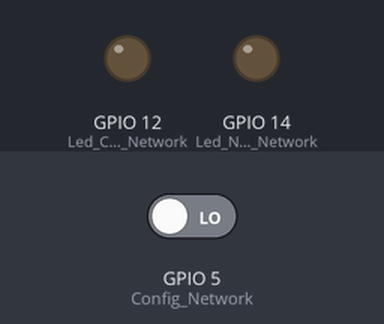
Bench run of a sketch on a simulated ESP8266 (NodeMCU). On the bench: output pins drawn as LEDs (lit = HIGH). The inputs (shaded band) are chosen by the test bench; at power-on: GPIO 5 (Config_Network) LOW. WiFi joins after 1.5 s; servers stay silent unless stated; storage starts empty; no MQTT or app messages arrive unless stated; what the sketch prints to the serial monitor is not drawn.

Above: at 0.1 s.
At 8.5 s:
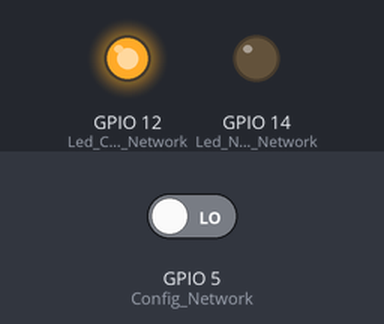
8.6 s: GPIO 5 (Config_Network) driven HIGH
At 10.6 s:
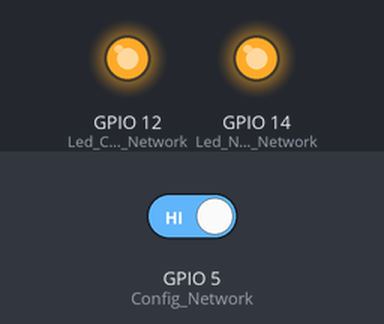
Timing chart, 0 to 13.7 s (numbered marks = the images above; inputs shaded):
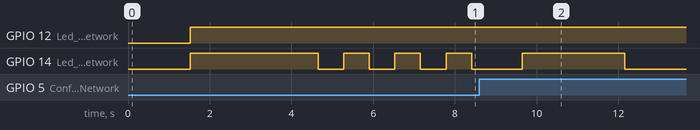

The sketch:

ESP2866EcoriegoStation.ino
```cpp
#include <ESP8266WiFi.h>          //https://github.com/esp8266/Arduino
#include <WiFiUdp.h>              //https://github.com/esp8266/Arduino
#include <FS.h>                   //https://github.com/esp8266/Arduino
#include <DNSServer.h>            //https://github.com/esp8266/Arduino
#include <ESP8266WebServer.h>     //https://github.com/esp8266/Arduino
#include <ArduinoJson.h>          //https://github.com/bblanchon/ArduinoJson
#include <WiFiManager.h>          //https://github.com/kentaylor/WiFiManager
#include <DHT11.h>                //https://github.com/dhrubasaha08/DHT11
#include <PubSubClient.h>         //https://pubsubclient.knolleary.net/

// Constants

#define Config_Network 5 //     /// BUTTON Config Wifi
#define Led_No_Config_Network 14 // GPIO D5   /// LED No Config Wifi  ///  Rojo
#define Led_Connected_Network 12 // GPIO D6   /// LED conectado Wifi  ///  Amarillo
#define sensor_pin A0

// Variables varias
const char* PARAM_FILE = "/param.txt"; // File path in SPIFFS

// Variables mqtt
char mqtt_server[40] = "";
char client_id_mqtt[40] = "";
WiFiClient espClient;
PubSubClient client(espClient);
char message[40];

// Variables sensor
int humidity;
char cstr[16];

// Variables wifimanager
WiFiManager wifiManager;
bool initialConfig = false;
WiFiManagerParameter client_id("client_id", "Nombre estacion (OBGLIGATORIO): ", "", 40);

// Variables UDP
WiFiUDP udp;
unsigned int localPort = 5005;

/////////////////////////////////////////////////////////////////////////////////
/////////////////////////////////////////////////////////////////////////////////

void buscarMqttServer(){
  udp.begin(localPort);
  char incomingPacket[255]; // Buffer for incoming packets
  Serial.println("Looking for a mqtt server");
  while (!initialConfig && strlen(mqtt_server) == 0){
    Serial.print(".");
    int packetSize = udp.parsePacket();

    if (packetSize) {
      // We've received a packet, read the data
      int len = udp.read(incomingPacket, 255);
      if (len > 0) {
        incomingPacket[len] = 0; // Null-terminate the string
      }

      // Check if the packet contains the specific keyword
      if (strstr(incomingPacket, "EcoriegoBase") != NULL) {
        strcpy(mqtt_server, &incomingPacket[13]);
        digitalWrite(Led_No_Config_Network, LOW);
        return;
      }
    }

    int contador = 0;

    while (!initialConfig && (contador < 2500)){
      delay(1);
      if (contador == 0 || contador == 1250){
        digitalWrite(Led_No_Config_Network, HIGH);
      } else if (contador == 625 || contador == 1875){
        digitalWrite(Led_No_Config_Network, LOW);
      }
      contador = contador + 1;
    }
    contador = 0;
  }
}

void saveParamToSPIFFS(const char* param) {
  File f = SPIFFS.open(PARAM_FILE, "w");
  if (!f) {
    Serial.println("Failed to open file for writing");
    return;
  }
  f.print(param);
  f.close();
}

int loadParamFromSPIFFS() {
  if (!SPIFFS.exists(PARAM_FILE)) {
    Serial.println("No parameter file found");
    return 1;
  }
  File f = SPIFFS.open(PARAM_FILE, "r");
  if (!f) {
    Serial.println("Failed to open file for reading");
    return 2;
  }
  size_t size = f.size();
  if (size > sizeof(client_id_mqtt)) {
    Serial.println("Parameter file size is too large");
    f.close();
    return 3;
  }
  f.readBytes(client_id_mqtt, size);
  client_id_mqtt[size] = '\0'; // Ensure null-termination
  f.close();
  return 0;
}

void connect_mqtt() {
  if (strlen(mqtt_server) == 0){
    buscarMqttServer();
    Serial.println("Server encontrado: ");
    Serial.print(mqtt_server);
  }
  client.setServer(mqtt_server, 1883);
  Serial.print("\nconnecting...");
  client.connect(client_id_mqtt);
  delay(1000);
  Serial.print(client.state());
  if (client.connected()) {
    Serial.println("\nconnected!");
    client.subscribe("lecturas");
  }
}

void config_panel() {
  digitalWrite(Led_No_Config_Network, HIGH); // Turn LED on as we are in configuration mode.
  Serial.println("Configuration portal requested");

  wifiManager.startConfigPortal("EcoRiego Station");

  delay(2500);

  digitalWrite(Led_No_Config_Network, LOW);
  initialConfig = false;
  if (strlen(client_id.getValue()) != 0){
    saveParamToSPIFFS(client_id.getValue());
  }
  loadParamFromSPIFFS();
}

void ICACHE_RAM_ATTR isr() {
  initialConfig = true;
}

void configModeCallback (WiFiManager *myWiFiManager) {
  digitalWrite(Led_No_Config_Network, HIGH);
}

// Setup function
void setup() {
  Serial.begin(115200);
  Serial.println("\n Starting");

  pinMode(Config_Network, INPUT_PULLDOWN_16);
  attachInterrupt(Config_Network, isr, RISING);

  pinMode(Led_No_Config_Network, OUTPUT);
  pinMode(Led_Connected_Network, OUTPUT);

  // Initialize SPIFFS
  if (!SPIFFS.begin()) {
    Serial.println("Failed to mount file system");
    return;
  }

  wifiManager.setAPCallback(configModeCallback);
  wifiManager.setConfigPortalTimeout(180);  // reset esp8266 180 seg
  wifiManager.addParameter(&client_id);

  if (wifiManager.getWiFiIsSaved()){
    wifiManager.autoConnect("EcoRiego Station");
  } else {
    initialConfig = true;
  }
}

// Loop function
void loop() {
  // is configuration portal requested? /// button
  if (initialConfig) {
    config_panel();
  }

  // Configuration portal not requested, so run normal loop

  /////////////////////////////////BEGIN  loop  -  INICIA  loop ////////////////////////////////////////////////////////////////////////////
  //////////////////////////////////////////////////////////////////////////////////////////////////////////////////////////////////////////

  if (WiFi.status() == WL_CONNECTED){

    digitalWrite(Led_Connected_Network, HIGH);

    // Print the custom parameter to the Serial
    if (strlen(client_id_mqtt) == 0){
      if (loadParamFromSPIFFS() != 0){
        config_panel();
      }
    }

    if (!client.connected()) {
      connect_mqtt();
    }

    humidity = analogRead(sensor_pin);
    humidity = map(humidity,801,550,0,100);
    if (humidity != DHT11::ERROR_CHECKSUM && humidity != DHT11::ERROR_TIMEOUT && strlen(client_id_mqtt) != 0) {
      Serial.println("Humidity: ");
      strcpy(message, client_id_mqtt);
      strcat(message, "|");
      strcat(message, itoa(humidity, cstr, 10));
      Serial.print(message);
      //
      client.publish("lecturas",message);
    } else if (strlen(client_id_mqtt) == 0) {
      Serial.println("No hay client ID configurado.");
      config_panel();
    } else {
      // Print error message based on the error code.
      Serial.println(DHT11::getErrorString(humidity));
    }
    int contador = 0;

    while (!initialConfig && (contador < 10000)){
      delay(1);
      contador = contador + 1;
    }
    contador = 0;
  }
  ///////////////////////////////////////////////////////////////////////////////////////////////////////////////////////////////////////////
  ///////////////////////////// End loop   --       fin de codigo////////////////////////////////////////////////////////////////////////////
}
```
